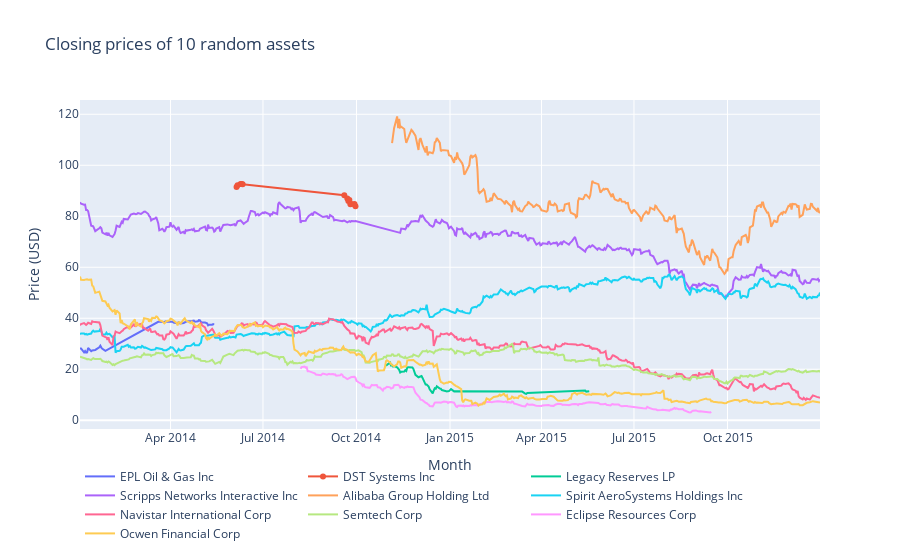

Notebook source saved alongside this figure:
### Markdown cell above
Take 10 random assets and plot them.

### Code cell
data = []
for asset in np.random.choice(market_train_df['assetName'].unique(), 10):
    asset_df = market_train_df[(market_train_df['assetName'] == asset)]

    data.append(go.Scatter(
        x = asset_df['time'].dt.strftime(date_format='%Y-%m-%d').values,
        y = asset_df['close'].values,
        name = asset
    ))
layout = go.Layout(dict(title = "Closing prices of 10 random assets",
                  xaxis = dict(title = 'Month'),
                  yaxis = dict(title = 'Price (USD)'),
                  ),legend=dict(
                orientation="h"))
py.iplot(dict(data=data, layout=layout), filename='basic-line')

### Figure 1 — Plotly figure (JSON) as saved in the notebook; plotly's stock layout.template omitted (floating-point values rounded to 4 significant figures; data arrays with more than 128 entries replaced by an {"elided": "..."} marker saying what was removed)
{"data": [{"name": "EPL Oil & Gas Inc", "type": "scatter", "x": ["2014-01-02", "2014-01-03", "2014-01-06", "2014-01-07", "2014-01-08", "2014-01-09", "2014-01-10", "2014-01-13", "2014-01-14", "2014-01-15", "2014-01-16", "2014-01-17", "2014-01-21", "2014-01-22", "2014-01-23", "2014-01-24", "2014-01-27", "2014-03-17", "2014-03-18", "2014-03-19", "2014-03-20", "2014-03-21", "2014-03-24", "2014-03-25", "2014-03-26", "2014-03-27", "2014-03-28", "2014-03-31", "2014-04-01", "2014-04-02", "2014-04-03", "2014-04-04", "2014-04-07", "2014-04-08", "2014-04-09", "2014-04-10", "2014-04-11", "2014-04-14", "2014-04-15", "2014-04-16", "2014-04-17", "2014-04-21", "2014-04-22", "2014-04-23", "2014-04-24", "2014-04-25", "2014-04-28", "2014-04-29", "2014-04-30", "2014-05-01", "2014-05-02", "2014-05-05", "2014-05-06", "2014-05-07", "2014-05-08", "2014-05-09", "2014-05-12", "2014-05-13", "2014-05-14"], "y": [28.17, 28.16, 26.62, 27.14, 26.51, 26.59, 28.32, 27.08, 27.4, 27.45, 27.74, 27.57, 28.62, 29.24, 28.5, 28.03, 27.23, 38.07, 38.48, 38.44, 38.63, 38.68, 38.56, 38.44, 38.51, 38.75, 38.63, 38.6, 38.5, 38.61, 38.66, 38.32, 38.03, 38.32, 38.38, 38.03, 37.94, 38.17, 38.5, 38.78, 38.78, 38.8, 38.85, 39.09, 39.07, 38.68, 38.81, 39.24, 39.14, 38.51, 38.37, 38.35, 38.2, 38.03, 37.23, 37.44, 37.49, 37.7, 37.51]}, {"name": "DST Systems Inc", "type": "scatter", "x": ["2014-06-05", "2014-06-06", "2014-06-09", "2014-06-10", "2014-06-11", "2014-09-19", "2014-09-22", "2014-09-23", "2014-09-24", "2014-09-25", "2014-09-26", "2014-09-29", "2014-09-30"], "y": [91.49, 92.15, 92.64, 92.66, 92.59, 88.25, 86.99, 85.96, 86.39, 84.75, 84.78, 84.83, 83.92]}, {"name": "Legacy Reserves LP", "type": "scatter", "x": ["2014-10-30", "2014-10-31", "2014-11-03", "2014-11-04", "2014-11-05", "2014-11-06", "2014-11-07", "2014-11-10", "2014-11-11", "2014-11-12", "2014-11-13", "2014-11-14", "2014-11-17", "2014-11-18", "2014-11-19", "2014-11-20", "2014-11-21", "2014-11-24", "2014-11-25", "2014-11-26", "2014-11-28", "2014-12-01", "2014-12-02", "2014-12-03", "2014-12-04", "2014-12-05", "2014-12-08", "2014-12-09", "2014-12-10", "2014-12-11", "2014-12-12", "2014-12-15", "2014-12-16", "2014-12-17", "2014-12-18", "2014-12-19", "2014-12-22", "2014-12-23", "2014-12-24", "2014-12-26", "2014-12-29", "2014-12-30", "2014-12-31", "2015-01-02", "2015-01-05", "2015-01-06", "2015-03-11", "2015-03-12", "2015-03-13", "2015-03-16", "2015-03-17", "2015-03-18", "2015-05-14", "2015-05-15", "2015-05-18"], "y": [21.41, 21.64, 22.64, 21.5, 21.65, 21.11, 21.26, 20.72, 20.28, 19.79, 18.73, 19, 19.06, 19.65, 19.31, 20.75, 20.77, 20.54, 20.68, 20.11, 17.83, 16.85, 16.99, 17.39, 17.34, 16.59, 14, 14, 13.67, 13.22, 12.14, 10.55, 11.68, 12.51, 12.35, 13.28, 12.43, 12.35, 11.86, 11.6, 11.28, 11.41, 11.43, 12.21, 11.31, 11.4, 11.01, 11.25, 11.23, 10.46, 10.33, 10.7, 11.67, 11.24, 11.37]}, {"name": "Scripps Networks Interactive Inc", "type": "scatter", "x": {"elided": "473 str values"}, "y": {"elided": "473 float values"}}, {"name": "Alibaba Group Holding Ltd", "type": "scatter", "x": {"elided": "291 str values"}, "y": {"elided": "291 float values"}}, {"name": "Spirit AeroSystems Holdings Inc", "type": "scatter", "x": {"elided": "504 str values"}, "y": {"elided": "504 float values"}}, {"name": "Navistar International Corp", "type": "scatter", "x": {"elided": "504 str values"}, "y": {"elided": "504 float values"}}, {"name": "Semtech Corp", "type": "scatter", "x": {"elided": "504 str values"}, "y": {"elided": "504 float values"}}, {"name": "Eclipse Resources Corp", "type": "scatter", "x": {"elided": "279 str values"}, "y": {"elided": "279 float values"}}, {"name": "Ocwen Financial Corp", "type": "scatter", "x": {"elided": "504 str values"}, "y": {"elided": "504 float values"}}], "layout": {"legend": {"orientation": "h"}, "title": {"text": "Closing prices of 10 random assets"}, "xaxis": {"title": {"text": "Month"}}, "yaxis": {"title": {"text": "Price (USD)"}}}}
